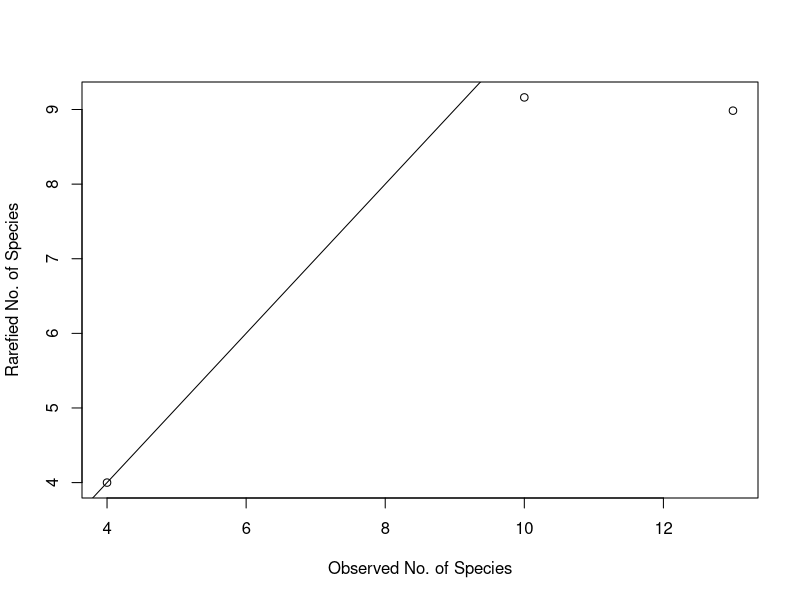

The R script that drew this image: (Note: this script raises an error after producing the figure.)
setwd("~/GitHub/Bluff-Lake-Project/_analysis/Fish")
install.packages("vegan")
install.packages("permute")
install.packages("lattice")
library("vegan")
#Example 1
#rarefy(x, sample, se = FALSE, MARGIN = 1)
#rrarefy(x, sample)
#drarefy(x, sample)
#rarecurve(x, step = 1, sample, xlab = "Sample Size", ylab = "Species",
#          label = TRUE, col, lty, ...)
#rareslope(x, sample)

#Example 2
#data(BCI)
#S <- specnumber(BCI) # observed number of species
#(raremax <- min(rowSums(BCI)))
#Srare <- rarefy(BCI, raremax)
#plot(S, Srare, xlab = "Observed No. of Species", ylab = "Rarefied No. of Species")
#abline(0, 1)
#rarecurve(BCI, step = 20, sample = raremax, col = "blue", cex = 0.6)

library(vegan)
spp<-read.csv("SPP.csv")
S <- specnumber(spp) # observed number of species
(raremax <- min(rowSums(spp)))
Srare <- rarefy(spp, raremax)
plot(S, Srare, xlab = "Observed No. of Species", ylab = "Rarefied No. of Species")
abline(0, 1)
rarecurve(BCI, step = 20, sample = raremax, col = "blue", cex = 0.6)

data(spp)
sp1 <- specaccum(spp)
sp2 <- specaccum(spp, "random")
sp2
summary(sp2)
plot(sp1, ci.type="poly", col="blue", lwd=2, ci.lty=0, ci.col="lightblue")
boxplot(sp2, col="yellow", add=TRUE, pch="+")
## Fit Lomolino model to the exact accumulation
mod1 <- fitspecaccum(sp1, "lomolino")
coef(mod1)
fitted(mod1)
plot(sp1)
## Add Lomolino model using argument 'add'
plot(mod1, add = TRUE, col=2, lwd=2)
## Fit Arrhenius models to all random accumulations
mods <- fitspecaccum(sp2, "arrh")
plot(mods, col="hotpink")
boxplot(sp2, col = "yellow", border = "blue", lty=1, cex=0.3, add= TRUE)
## Use nls() methods to the list of models
sapply(mods$models, AIC)
